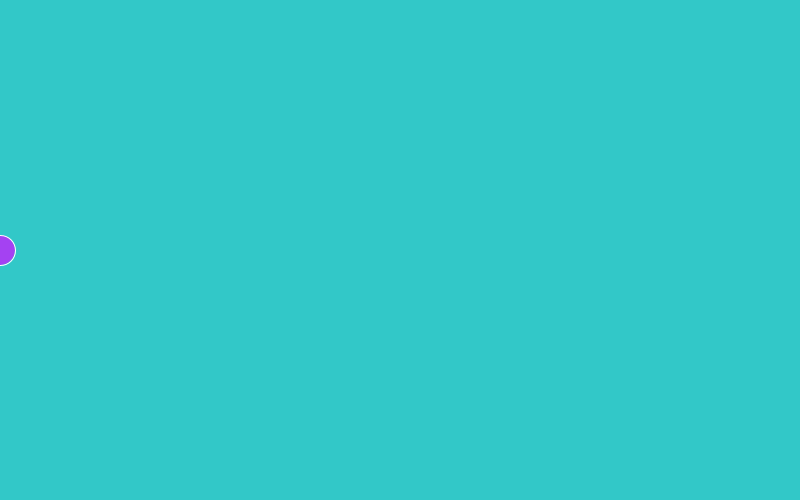
Frame 1 (no input)
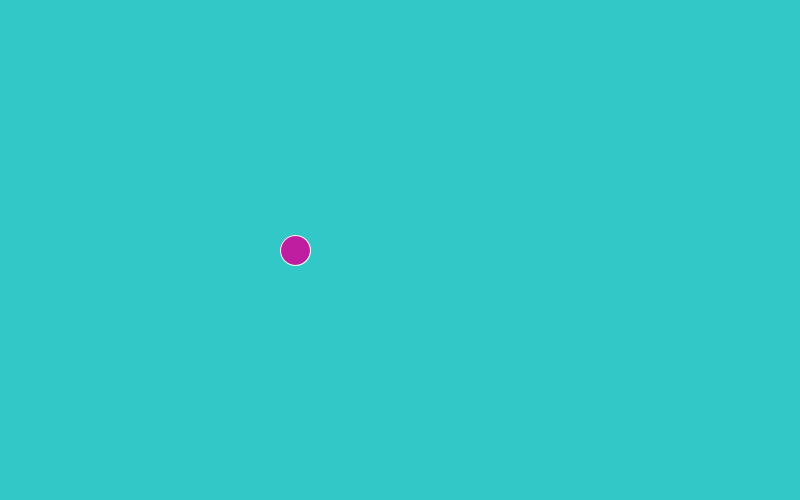
Frame 60 (the mouse pressed at the canvas centre just before this capture)
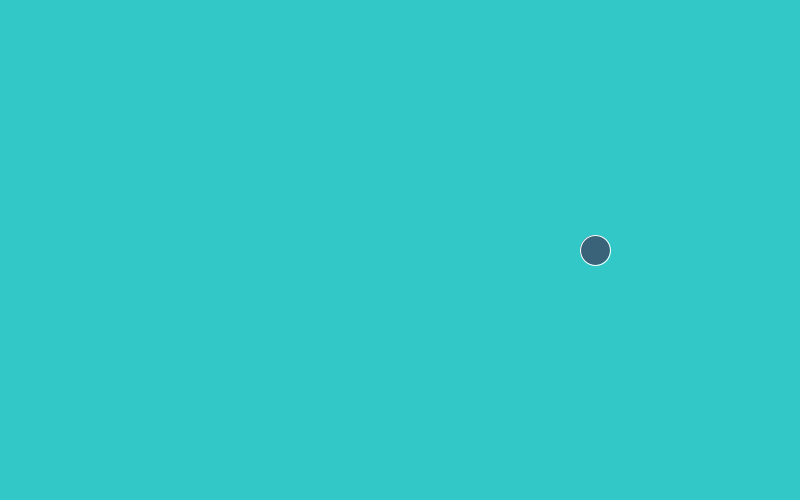
Frame 120 (the mouse held since frame 60 and released just before this capture)

The Processing sketch that drew these frames (run headless with seeded random() and noise(); from frame 60 on, the mouse is pressed at the canvas centre):

// Processing sketch: ifCirculo_06
// ── ifCirculo_06.pde
int posX = 0;
int vel = 5;

void setup() {
  size(800, 500);
}

void draw() {
  stroke(255);
  fill(random(255), random(255), random(255));
  background(50, 200, 200);
  ellipse(posX, height/2, 30, 30);
  posX = posX + vel;

  if (posX == width) 
  {
    vel = vel * -1;
    println("direita");
  }

  if (posX == 0) 
  {
    vel = -vel; 
    println("esquerda");
  }
}
